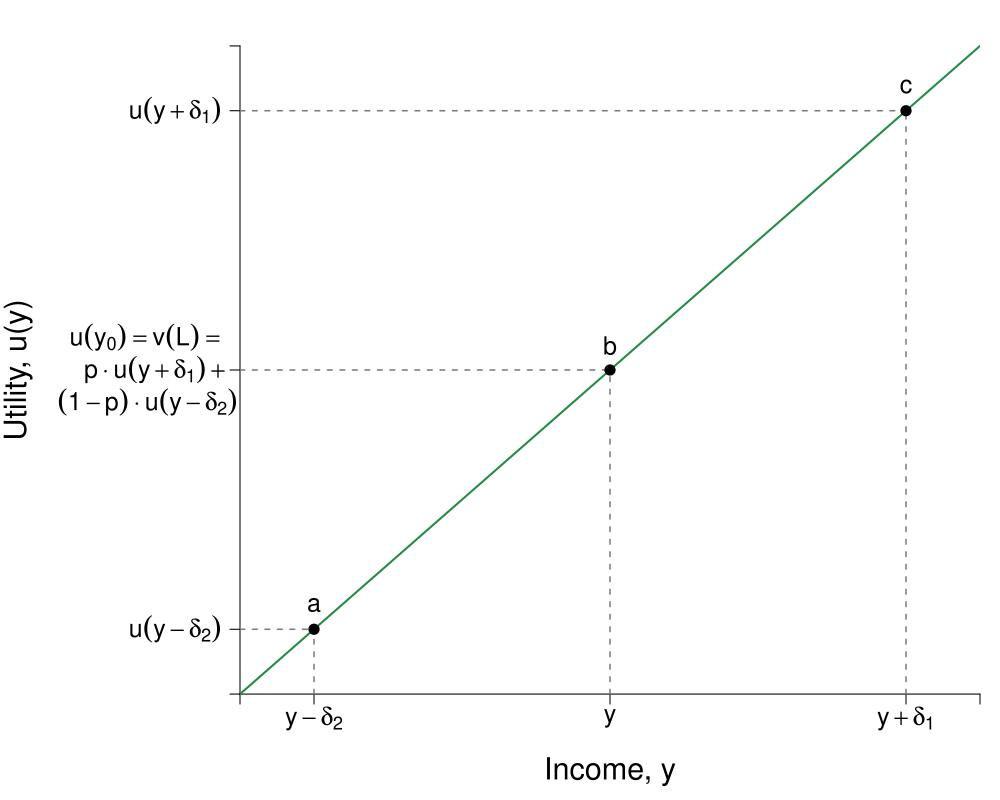

Write R code to recreate this figure.
#Graph Designer(s): Simon Halliday & Riley Boeth '17 & Scott Cohn
#Authors: Bowles, Foley and Halliday
#Title: Coordination, Conflict and Competition: A Text in Microeconomics

library(shape)
pdf(file = "risk/risk_neutral_u.pdf", width = 10, height = 8)

# Set parameters for graphics
axislabelsize <- 1.8
labelsize <- 1.5
namesize <- 1.8
annotatesize <- 1.5
graphlinewidth <- 2
segmentlinewidth <- 1.5

COL <- c("#7fc97f", "#beaed4", "#fdc086", "#ffff99", "#386cb0", "#f0027f", "#bf5b17", "#666666")
COLA <- c("#e0f3db", "#99d8c9","#66c2a4","#41ae76", "#238b45", "#005824")
COLB <- c("#c6dbef", "#4eb3d3", "#2b8cbe", "#0868ac","#084081")
COLC <- c("#fcfbfd", "#efedf5", "#dadaeb", "#bcbddc", "#9e9ac8", "#807dba", "#6a51a3", "#54278f", "#3f007d")
grays <- gray.colors(25, start = 1, end = 0, alpha = 1)

#Edited the margins to cater for the larger LHS labels
par(mar =  c(4, 12, 1, 1))

#Linear utility of wealth equation

LinearU <- function(x,y) {
  x
}


#Add limits on axes and levels of utility for each indifference curve
ylims <- c(0, 40)
xlims <- c(0, 40)

npts <- 501 
x <- seq(xlims[1], xlims[2], length.out = npts)
y <- seq(ylims[1], ylims[2], length.out = npts) 

plot(0, 0, xlim = xlims, ylim = ylims, type = "n",
     xlab = expression(paste("")),
     ylab = expression(paste("")), 
     xaxt = "n", 
     yaxt = "n", 
     cex.lab = axislabelsize, 
     bty = "n", 
     xaxs="i"#, 
     #yaxs="i"
)

#x and y limits with plain axes without ticks/numbers to match previous graph

ticksx <- c(0, 4, 20, 36, xlims[2])
xlabels <- c(NA, NA, NA, NA, NA)
ticksy <- c(0, 4, 20, 36, xlims[2])
ylabels <- c(NA, NA, NA, NA, NA)

axis(1,at = ticksx,  pos = 0, labels = FALSE)
axis(2,at = ticksy,  pos = 0, labels = FALSE, las = 1)

npts <- 500 
xx1 <- seq(xlims[1], xlims[2], length.out = npts)
xx2 <- seq(0, xlims[2], length.out = npts)
xx3 <- seq(xlims[1], 0, length.out = npts)
xx4 <- seq(-11, 0, length.out = npts)

#Axis labels and draw linear utility function
mtext(expression(paste("Income, y")), side = 1, line = 2.5, cex = axislabelsize)
text(-12, 0.5*ylims[2], expression(paste("Utility, u(y)")), xpd = TRUE, cex = axislabelsize, srt = 90) 

lines(xx1, LinearU(xx1, y), col = COLA[5], lwd = graphlinewidth)

#Label 3 points on line

text(4, 5.5, expression(paste("a")), cex = labelsize)
segments(4, 0, 4, 4, lty = 2, col = grays[20], lwd = segmentlinewidth)
segments(0, 4, 4, 4, lty = 2, col = grays[20], lwd = segmentlinewidth)
points(4, 4, pch = 16, col = "black", cex = 1.5)

text(20, 21.5, expression(paste("b")), cex = labelsize)
segments(20, 0, 20, 20, lty = 2, col = grays[20], lwd = segmentlinewidth)
segments(0, 20, 20, 20, lty = 2, col = grays[20], lwd = segmentlinewidth)
points(20, 20, pch = 16, col = "black", cex = 1.5)

text(36, 37.5, expression(paste("c")), cex = labelsize)
segments(36, 0, 36, 36, lty = 2, col = grays[20], lwd = segmentlinewidth)
segments(0, 36, 36, 36, lty = 2, col = grays[20], lwd = segmentlinewidth)
points(36, 36, pch = 16, col = "black", cex = 1.5)

#Label y-sub,x-sub,etc. on axes

text(36, -1.5, expression(paste(y +  delta[1])), xpd = TRUE, cex = labelsize)
text(20, -1.5, expression(paste(y)),  xpd = TRUE,  cex = labelsize)
text(4, -1.5, expression(paste(y - delta[2])),  xpd = TRUE,  cex = labelsize)


text(-3.5, 36, expression(paste(u(y + delta[1]))), xpd = TRUE, cex = labelsize)

text(-5, 22, expression(paste(u(y[0]) == v(L), phantom() == phantom())),  xpd = TRUE, cex = labelsize)
text(-4.5, 20, expression(paste(p%.%u(y + delta[1]) + phantom())),  xpd = TRUE, cex = labelsize)
text(-5.2, 18, expression(paste((1 - p)%.%u(y - delta[2]))),  xpd = TRUE, cex = labelsize)

text(-3.5, 4, expression(paste(u(y - delta[2]))),  xpd = TRUE,  cex = labelsize)


dev.off()
